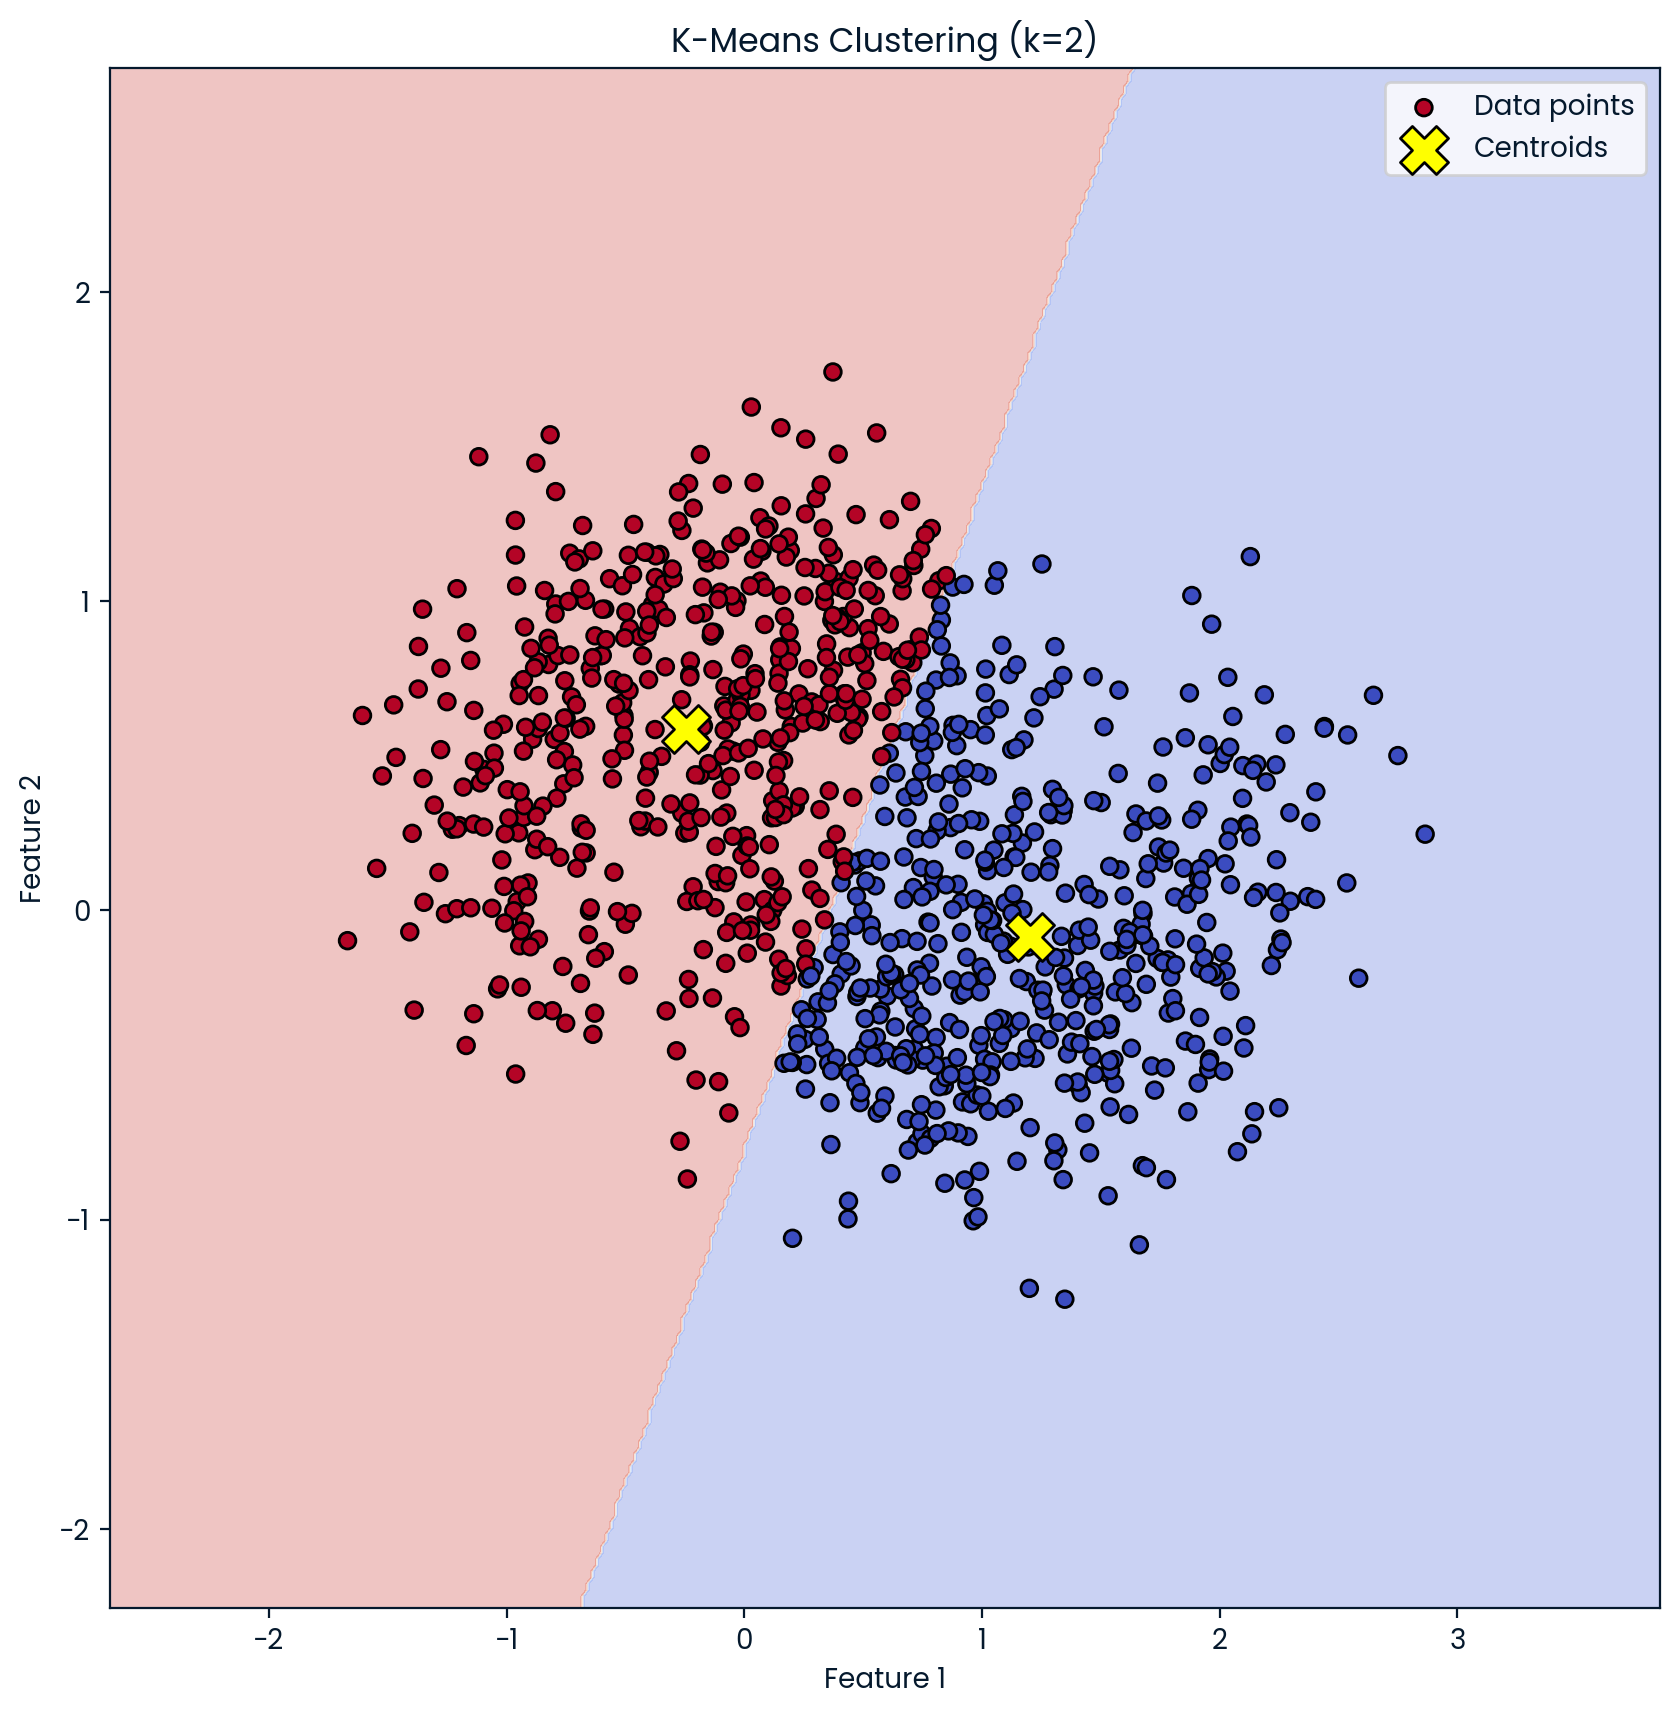

The Python source for this figure:
import numpy as np
import matplotlib.pyplot as plt
from sklearn.datasets import make_moons
from sklearn.cluster import KMeans
 
# Generate a synthetic dataset
X, y = make_moons(n_samples=1000, noise=0.3, random_state=42)
 
# Create and train the K-Means model
k = 2  # Number of clusters
kmeans = KMeans(n_clusters=k, random_state=42)
kmeans.fit(X)
 
# Predict the cluster for each data point
y_kmeans = kmeans.predict(X)
 
# Create a mesh to plot the decision boundary
h = .02  # step size in the mesh
x_min, x_max = X[:, 0].min() - 1, X[:, 0].max() + 1
y_min, y_max = X[:, 1].min() - 1, X[:, 1].max() + 1
xx, yy = np.meshgrid(np.arange(x_min, x_max, h), np.arange(y_min, y_max, h))
 
# Plot the decision boundary by assigning a color to each point in the mesh
Z = kmeans.predict(np.c_[xx.ravel(), yy.ravel()])
Z = Z.reshape(xx.shape)
 
plt.figure(figsize=(10, 10))
plt.contourf(xx, yy, Z, alpha=0.3, cmap=plt.cm.coolwarm)
 
# Plot also the data points
plt.scatter(X[:, 0], X[:, 1], c=y_kmeans, edgecolors='k', marker='o', cmap=plt.cm.coolwarm, label='Data points')
plt.scatter(kmeans.cluster_centers_[:, 0], kmeans.cluster_centers_[:, 1], s=300, c='yellow', edgecolors='k', marker='X', label='Centroids')
plt.xlabel('Feature 1')
plt.ylabel('Feature 2')
plt.title(f'K-Means Clustering (k={k})')
plt.legend()
plt.show()
